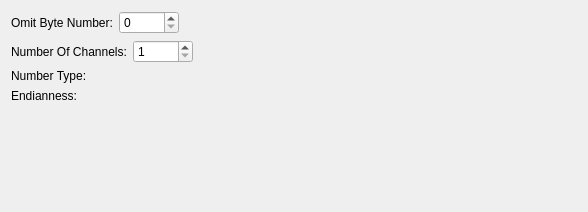
<?xml version="1.0" encoding="UTF-8"?>
<ui version="4.0">
 <class>OmitStreamReaderSettings</class>
 <widget class="QWidget" name="OmitStreamReaderSettings">
  <property name="geometry">
   <rect>
    <x>0</x>
    <y>0</y>
    <width>588</width>
    <height>212</height>
   </rect>
  </property>
  <property name="windowTitle">
   <string>Form</string>
  </property>
  <layout class="QVBoxLayout" name="verticalLayout">
   <item>
    <layout class="QHBoxLayout" name="horizontalLayout">
     <item>
      <widget class="QLabel" name="label_7">
       <property name="text">
        <string>Omit Byte Number:</string>
       </property>
      </widget>
     </item>
     <item>
      <widget class="QSpinBox" name="spNumOfOmitByte">
       <property name="minimumSize">
        <size>
         <width>60</width>
         <height>0</height>
        </size>
       </property>
       <property name="toolTip">
        <string>Select number of omit.</string>
       </property>
       <property name="keyboardTracking">
        <bool>false</bool>
       </property>
       <property name="minimum">
        <number>0</number>
       </property>
       <property name="maximum">
        <number>32</number>
       </property>
      </widget>
     </item>
     <item>
      <spacer name="horizontalSpacer_2">
       <property name="orientation">
        <enum>Qt::Horizontal</enum>
       </property>
       <property name="sizeHint" stdset="0">
        <size>
         <width>40</width>
         <height>20</height>
        </size>
       </property>
      </spacer>
     </item>
    </layout>
   </item>
   <item>
    <layout class="QHBoxLayout" name="horizontalLayout_3">
     <item>
      <widget class="QLabel" name="label_4">
       <property name="text">
        <string>Number Of Channels:</string>
       </property>
      </widget>
     </item>
     <item>
      <widget class="QSpinBox" name="spNumOfChannels">
       <property name="minimumSize">
        <size>
         <width>60</width>
         <height>0</height>
        </size>
       </property>
       <property name="toolTip">
        <string>Select number of channels</string>
       </property>
       <property name="keyboardTracking">
        <bool>false</bool>
       </property>
       <property name="minimum">
        <number>1</number>
       </property>
       <property name="maximum">
        <number>32</number>
       </property>
      </widget>
     </item>
     <item>
      <spacer name="horizontalSpacer">
       <property name="orientation">
        <enum>Qt::Horizontal</enum>
       </property>
       <property name="sizeHint" stdset="0">
        <size>
         <width>40</width>
         <height>20</height>
        </size>
       </property>
      </spacer>
     </item>
    </layout>
   </item>
   <item>
    <layout class="QFormLayout" name="formLayout">
     <property name="fieldGrowthPolicy">
      <enum>QFormLayout::FieldsStayAtSizeHint</enum>
     </property>
     <property name="horizontalSpacing">
      <number>3</number>
     </property>
     <item row="0" column="0">
      <widget class="QLabel" name="label_5">
       <property name="sizePolicy">
        <sizepolicy hsizetype="Minimum" vsizetype="Fixed">
         <horstretch>0</horstretch>
         <verstretch>0</verstretch>
        </sizepolicy>
       </property>
       <property name="text">
        <string>Number Type:</string>
       </property>
      </widget>
     </item>
     <item row="1" column="0">
      <widget class="QLabel" name="label_6">
       <property name="sizePolicy">
        <sizepolicy hsizetype="Minimum" vsizetype="Fixed">
         <horstretch>0</horstretch>
         <verstretch>0</verstretch>
        </sizepolicy>
       </property>
       <property name="text">
        <string>Endianness:</string>
       </property>
      </widget>
     </item>
     <item row="0" column="1">
      <widget class="NumberFormatBox" name="nfBox" native="true">
       <property name="sizePolicy">
        <sizepolicy hsizetype="Preferred" vsizetype="Preferred">
         <horstretch>0</horstretch>
         <verstretch>0</verstretch>
        </sizepolicy>
       </property>
      </widget>
     </item>
     <item row="1" column="1">
      <widget class="EndiannessBox" name="endiBox" native="true">
       <property name="sizePolicy">
        <sizepolicy hsizetype="Preferred" vsizetype="Preferred">
         <horstretch>0</horstretch>
         <verstretch>0</verstretch>
        </sizepolicy>
       </property>
      </widget>
     </item>
    </layout>
   </item>
   <item>
    <spacer name="verticalSpacer">
     <property name="orientation">
      <enum>Qt::Vertical</enum>
     </property>
     <property name="sizeHint" stdset="0">
      <size>
       <width>20</width>
       <height>40</height>
      </size>
     </property>
    </spacer>
   </item>
  </layout>
 </widget>
 <customwidgets>
  <customwidget>
   <class>NumberFormatBox</class>
   <extends>QWidget</extends>
   <header>numberformatbox.h</header>
   <container>1</container>
  </customwidget>
  <customwidget>
   <class>EndiannessBox</class>
   <extends>QWidget</extends>
   <header>endiannessbox.h</header>
   <container>1</container>
  </customwidget>
 </customwidgets>
 <resources/>
 <connections/>
</ui>
